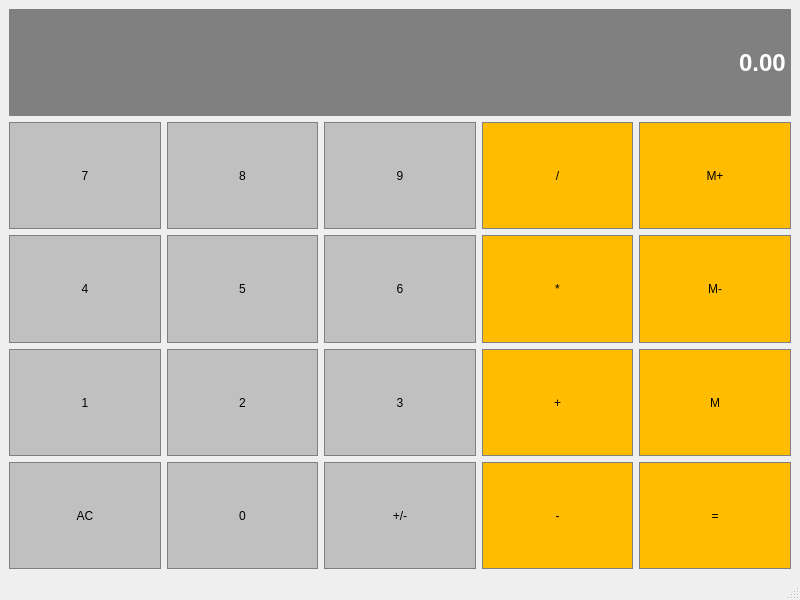
<?xml version="1.0" encoding="UTF-8"?>
<ui version="4.0">
 <class>Calculator</class>
 <widget class="QMainWindow" name="Calculator">
  <property name="geometry">
   <rect>
    <x>0</x>
    <y>0</y>
    <width>800</width>
    <height>600</height>
   </rect>
  </property>
  <property name="windowTitle">
   <string>Calculator</string>
  </property>
  <widget class="QWidget" name="centralwidget">
   <layout class="QGridLayout" name="gridLayout">
    <item row="2" column="2">
     <widget class="QPushButton" name="Button6">
      <property name="sizePolicy">
       <sizepolicy hsizetype="Preferred" vsizetype="Preferred">
        <horstretch>0</horstretch>
        <verstretch>0</verstretch>
       </sizepolicy>
      </property>
      <property name="styleSheet">
       <string notr="true">QPushButton {
	background-color: #C0C0C0;
	border: 1px solid gray;
	padding: 5px;
}

QPushButton:Pressed {
	background-color: #A9A9A9;
	border: 1px solid gray;
	padding: 5px;
}</string>
      </property>
      <property name="text">
       <string>6</string>
      </property>
     </widget>
    </item>
    <item row="1" column="4">
     <widget class="QPushButton" name="MemAdd">
      <property name="sizePolicy">
       <sizepolicy hsizetype="Preferred" vsizetype="Preferred">
        <horstretch>0</horstretch>
        <verstretch>0</verstretch>
       </sizepolicy>
      </property>
      <property name="styleSheet">
       <string notr="true">QPushButton {
	background-color: #FFBC00;
	border: 1px solid gray;
	padding: 5px;
}

QPushButton:Pressed {
	background-color: #A9A9A9;
	border: 1px solid gray;
	padding: 5px;
}</string>
      </property>
      <property name="text">
       <string>M+</string>
      </property>
     </widget>
    </item>
    <item row="3" column="4">
     <widget class="QPushButton" name="MemGet">
      <property name="sizePolicy">
       <sizepolicy hsizetype="Preferred" vsizetype="Preferred">
        <horstretch>0</horstretch>
        <verstretch>0</verstretch>
       </sizepolicy>
      </property>
      <property name="styleSheet">
       <string notr="true">QPushButton {
	background-color: #FFBC00;
	border: 1px solid gray;
	padding: 5px;
}

QPushButton:Pressed {
	background-color: #A9A9A9;
	border: 1px solid gray;
	padding: 5px;
}</string>
      </property>
      <property name="text">
       <string>M</string>
      </property>
     </widget>
    </item>
    <item row="3" column="2">
     <widget class="QPushButton" name="Button3">
      <property name="sizePolicy">
       <sizepolicy hsizetype="Preferred" vsizetype="Preferred">
        <horstretch>0</horstretch>
        <verstretch>0</verstretch>
       </sizepolicy>
      </property>
      <property name="styleSheet">
       <string notr="true">QPushButton {
	background-color: #C0C0C0;
	border: 1px solid gray;
	padding: 5px;
}

QPushButton:Pressed {
	background-color: #A9A9A9;
	border: 1px solid gray;
	padding: 5px;
}</string>
      </property>
      <property name="text">
       <string>3</string>
      </property>
     </widget>
    </item>
    <item row="2" column="3">
     <widget class="QPushButton" name="Multiply">
      <property name="sizePolicy">
       <sizepolicy hsizetype="Preferred" vsizetype="Preferred">
        <horstretch>0</horstretch>
        <verstretch>0</verstretch>
       </sizepolicy>
      </property>
      <property name="styleSheet">
       <string notr="true">QPushButton {
	background-color: #FFBC00;
	border: 1px solid gray;
	padding: 5px;
}

QPushButton:Pressed {
	background-color: #A9A9A9;
	border: 1px solid gray;
	padding: 5px;
}</string>
      </property>
      <property name="text">
       <string>*</string>
      </property>
     </widget>
    </item>
    <item row="1" column="2">
     <widget class="QPushButton" name="Button9">
      <property name="sizePolicy">
       <sizepolicy hsizetype="Preferred" vsizetype="Preferred">
        <horstretch>0</horstretch>
        <verstretch>0</verstretch>
       </sizepolicy>
      </property>
      <property name="styleSheet">
       <string notr="true">QPushButton {
	background-color: #C0C0C0;
	border: 1px solid gray;
	padding: 5px;
}

QPushButton:Pressed {
	background-color: #A9A9A9;
	border: 1px solid gray;
	padding: 5px;
}</string>
      </property>
      <property name="text">
       <string>9</string>
      </property>
     </widget>
    </item>
    <item row="3" column="0">
     <widget class="QPushButton" name="Button1">
      <property name="sizePolicy">
       <sizepolicy hsizetype="Preferred" vsizetype="Preferred">
        <horstretch>0</horstretch>
        <verstretch>0</verstretch>
       </sizepolicy>
      </property>
      <property name="styleSheet">
       <string notr="true">QPushButton {
	background-color: #C0C0C0;
	border: 1px solid gray;
	padding: 5px;
}

QPushButton:Pressed {
	background-color: #A9A9A9;
	border: 1px solid gray;
	padding: 5px;
}</string>
      </property>
      <property name="text">
       <string>1</string>
      </property>
     </widget>
    </item>
    <item row="3" column="1">
     <widget class="QPushButton" name="Button2">
      <property name="sizePolicy">
       <sizepolicy hsizetype="Preferred" vsizetype="Preferred">
        <horstretch>0</horstretch>
        <verstretch>0</verstretch>
       </sizepolicy>
      </property>
      <property name="styleSheet">
       <string notr="true">QPushButton {
	background-color: #C0C0C0;
	border: 1px solid gray;
	padding: 5px;
}

QPushButton:Pressed {
	background-color: #A9A9A9;
	border: 1px solid gray;
	padding: 5px;
}</string>
      </property>
      <property name="text">
       <string>2</string>
      </property>
     </widget>
    </item>
    <item row="2" column="0">
     <widget class="QPushButton" name="Button4">
      <property name="sizePolicy">
       <sizepolicy hsizetype="Preferred" vsizetype="Preferred">
        <horstretch>0</horstretch>
        <verstretch>0</verstretch>
       </sizepolicy>
      </property>
      <property name="styleSheet">
       <string notr="true">QPushButton {
	background-color: #C0C0C0;
	border: 1px solid gray;
	padding: 5px;
}

QPushButton:Pressed {
	background-color: #A9A9A9;
	border: 1px solid gray;
	padding: 5px;
}</string>
      </property>
      <property name="text">
       <string>4</string>
      </property>
     </widget>
    </item>
    <item row="2" column="1">
     <widget class="QPushButton" name="Button5">
      <property name="sizePolicy">
       <sizepolicy hsizetype="Preferred" vsizetype="Preferred">
        <horstretch>0</horstretch>
        <verstretch>0</verstretch>
       </sizepolicy>
      </property>
      <property name="styleSheet">
       <string notr="true">QPushButton {
	background-color: #C0C0C0;
	border: 1px solid gray;
	padding: 5px;
}

QPushButton:Pressed {
	background-color: #A9A9A9;
	border: 1px solid gray;
	padding: 5px;
}</string>
      </property>
      <property name="text">
       <string>5</string>
      </property>
     </widget>
    </item>
    <item row="2" column="4">
     <widget class="QPushButton" name="MemClear">
      <property name="sizePolicy">
       <sizepolicy hsizetype="Preferred" vsizetype="Preferred">
        <horstretch>0</horstretch>
        <verstretch>0</verstretch>
       </sizepolicy>
      </property>
      <property name="styleSheet">
       <string notr="true">QPushButton {
	background-color: #FFBC00;
	border: 1px solid gray;
	padding: 5px;
}

QPushButton:Pressed {
	background-color: #A9A9A9;
	border: 1px solid gray;
	padding: 5px;
}</string>
      </property>
      <property name="text">
       <string>M-</string>
      </property>
     </widget>
    </item>
    <item row="3" column="3">
     <widget class="QPushButton" name="Add">
      <property name="sizePolicy">
       <sizepolicy hsizetype="Preferred" vsizetype="Preferred">
        <horstretch>0</horstretch>
        <verstretch>0</verstretch>
       </sizepolicy>
      </property>
      <property name="styleSheet">
       <string notr="true">QPushButton {
	background-color: #FFBC00;
	border: 1px solid gray;
	padding: 5px;
}

QPushButton:Pressed {
	background-color: #A9A9A9;
	border: 1px solid gray;
	padding: 5px;
}</string>
      </property>
      <property name="text">
       <string>+</string>
      </property>
     </widget>
    </item>
    <item row="1" column="0">
     <widget class="QPushButton" name="Button7">
      <property name="sizePolicy">
       <sizepolicy hsizetype="Preferred" vsizetype="Preferred">
        <horstretch>0</horstretch>
        <verstretch>0</verstretch>
       </sizepolicy>
      </property>
      <property name="styleSheet">
       <string notr="true">QPushButton {
	background-color: #C0C0C0;
	border: 1px solid gray;
	padding: 5px;
}

QPushButton:Pressed {
	background-color: #A9A9A9;
	border: 1px solid gray;
	padding: 5px;
}</string>
      </property>
      <property name="text">
       <string>7</string>
      </property>
     </widget>
    </item>
    <item row="1" column="1">
     <widget class="QPushButton" name="Button8">
      <property name="sizePolicy">
       <sizepolicy hsizetype="Preferred" vsizetype="Preferred">
        <horstretch>0</horstretch>
        <verstretch>0</verstretch>
       </sizepolicy>
      </property>
      <property name="styleSheet">
       <string notr="true">QPushButton {
	background-color: #C0C0C0;
	border: 1px solid gray;
	padding: 5px;
}

QPushButton:Pressed {
	background-color: #A9A9A9;
	border: 1px solid gray;
	padding: 5px;
}</string>
      </property>
      <property name="text">
       <string>8</string>
      </property>
     </widget>
    </item>
    <item row="4" column="0">
     <widget class="QPushButton" name="Clear">
      <property name="sizePolicy">
       <sizepolicy hsizetype="Preferred" vsizetype="Preferred">
        <horstretch>0</horstretch>
        <verstretch>0</verstretch>
       </sizepolicy>
      </property>
      <property name="styleSheet">
       <string notr="true">QPushButton {
	background-color: #C0C0C0;
	border: 1px solid gray;
	padding: 5px;
}

QPushButton:Pressed {
	background-color: #A9A9A9;
	border: 1px solid gray;
	padding: 5px;
}</string>
      </property>
      <property name="text">
       <string>AC</string>
      </property>
     </widget>
    </item>
    <item row="4" column="1">
     <widget class="QPushButton" name="Button0">
      <property name="sizePolicy">
       <sizepolicy hsizetype="Preferred" vsizetype="Preferred">
        <horstretch>0</horstretch>
        <verstretch>0</verstretch>
       </sizepolicy>
      </property>
      <property name="styleSheet">
       <string notr="true">QPushButton {
	background-color: #C0C0C0;
	border: 1px solid gray;
	padding: 5px;
}

QPushButton:Pressed {
	background-color: #A9A9A9;
	border: 1px solid gray;
	padding: 5px;
}</string>
      </property>
      <property name="text">
       <string>0</string>
      </property>
     </widget>
    </item>
    <item row="4" column="2">
     <widget class="QPushButton" name="ChangeSign">
      <property name="sizePolicy">
       <sizepolicy hsizetype="Preferred" vsizetype="Preferred">
        <horstretch>0</horstretch>
        <verstretch>0</verstretch>
       </sizepolicy>
      </property>
      <property name="styleSheet">
       <string notr="true">QPushButton {
	background-color: #C0C0C0;
	border: 1px solid gray;
	padding: 5px;
}

QPushButton:Pressed {
	background-color: #A9A9A9;
	border: 1px solid gray;
	padding: 5px;
}</string>
      </property>
      <property name="text">
       <string>+/-</string>
      </property>
     </widget>
    </item>
    <item row="4" column="3">
     <widget class="QPushButton" name="Subtract">
      <property name="sizePolicy">
       <sizepolicy hsizetype="Preferred" vsizetype="Preferred">
        <horstretch>0</horstretch>
        <verstretch>0</verstretch>
       </sizepolicy>
      </property>
      <property name="styleSheet">
       <string notr="true">QPushButton {
	background-color: #FFBC00;
	border: 1px solid gray;
	padding: 5px;
}

QPushButton:Pressed {
	background-color: #A9A9A9;
	border: 1px solid gray;
	padding: 5px;
}</string>
      </property>
      <property name="text">
       <string>-</string>
      </property>
     </widget>
    </item>
    <item row="4" column="4">
     <widget class="QPushButton" name="Equals">
      <property name="sizePolicy">
       <sizepolicy hsizetype="Preferred" vsizetype="Preferred">
        <horstretch>0</horstretch>
        <verstretch>0</verstretch>
       </sizepolicy>
      </property>
      <property name="styleSheet">
       <string notr="true">QPushButton {
	background-color: #FFBC00;
	border: 1px solid gray;
	padding: 5px;
}

QPushButton:Pressed {
	background-color: #A9A9A9;
	border: 1px solid gray;
	padding: 5px;
}</string>
      </property>
      <property name="text">
       <string>=</string>
      </property>
     </widget>
    </item>
    <item row="0" column="0" colspan="5">
     <widget class="QLineEdit" name="Display">
      <property name="sizePolicy">
       <sizepolicy hsizetype="Preferred" vsizetype="Preferred">
        <horstretch>0</horstretch>
        <verstretch>0</verstretch>
       </sizepolicy>
      </property>
      <property name="font">
       <font>
        <family>Arial</family>
        <pointsize>18</pointsize>
        <weight>75</weight>
        <bold>true</bold>
       </font>
      </property>
      <property name="styleSheet">
       <string notr="true">QLineEdit {
	background-color: gray;
	border: 1px solid gray;
	color: #ffffff;
}</string>
      </property>
      <property name="text">
       <string>0.00</string>
      </property>
      <property name="alignment">
       <set>Qt::AlignRight|Qt::AlignTrailing|Qt::AlignVCenter</set>
      </property>
     </widget>
    </item>
    <item row="1" column="3">
     <widget class="QPushButton" name="Divide">
      <property name="sizePolicy">
       <sizepolicy hsizetype="Preferred" vsizetype="Preferred">
        <horstretch>0</horstretch>
        <verstretch>0</verstretch>
       </sizepolicy>
      </property>
      <property name="styleSheet">
       <string notr="true">QPushButton {
	background-color: #FFBC00;
	border: 1px solid gray;
	padding: 5px;
}

QPushButton:Pressed {
	background-color: #A9A9A9;
	border: 1px solid gray;
	padding: 5px;
}</string>
      </property>
      <property name="text">
       <string>/</string>
      </property>
     </widget>
    </item>
   </layout>
  </widget>
  <widget class="QMenuBar" name="menubar">
   <property name="geometry">
    <rect>
     <x>0</x>
     <y>0</y>
     <width>800</width>
     <height>22</height>
    </rect>
   </property>
  </widget>
  <widget class="QStatusBar" name="statusbar"/>
 </widget>
 <resources/>
 <connections/>
</ui>
